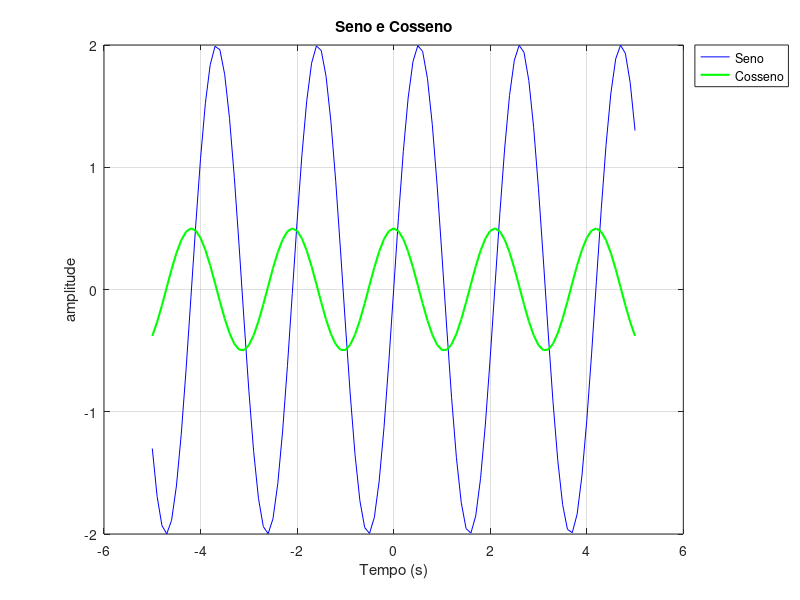

Recreate this plot in MATLAB.
clc;
clear all;
close all;

%%

x = -5:0.1:5;
y1 = 2*sin(3*x);
y2 = 0.5*cos(3*x);
figure(1);
plot(x, y1, 'b', x, y2, 'g', 'LineWidth', 1.5);
grid on;
xlabel('Tempo (s)');
ylabel("amplitude");
title("Seno e Cosseno");
legend("Seno", "Cosseno", "Location","NorthEastOutside");
%xlim([-5 5]);
%ylim([-2, 2]);